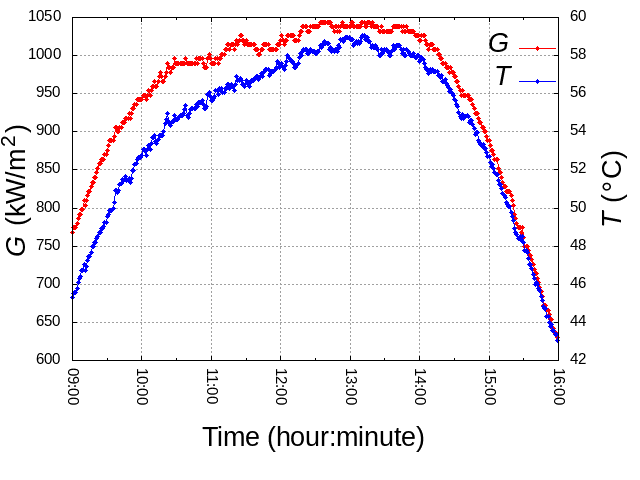

Generate this figure with gnuplot:
set lmargin 9
set bmargin 7
#set xlabel "{/Arial:Roman=20 Time (month/day)}" offset 0,-1 font "Arial,12"
set xlabel "{/Arial:Roman=20 Time (hour:minute)}" offset 0,-1 font "Arial,12"
set ylabel "{/Arial:Roman=20 {/Arial:Italic=20 G} (kW/m^2)}" offset 1.5 font "Arial,12"
set y2label "{/Arial:Roman=20 {/Arial:Italic=20 T} ({/Symbol \260}C)}" offset 1.5 font "Arial,12"

zyougen = 1.58400
#zyougen = 6.0
kagen = 0.00000

set grid
set xdata time

set timefmt "%Y/%m/%d/%H:%M"
#set xrange ["2019/5/1":"2019/9/30"]
#set xrange ["2019/5/7/9:0":"2019/5/7/16:0"]
#set yrange [kagen:zyougen]

#set timefmt "%Y/%m/%d/%H:%M"
#set format x "%m/%d"
set format x "%H:%M"
set xtics rotate by -90 font "Arial,11"
set ytics font "Arial,11"
set y2tics font "Arial,11"

set terminal png enhanced font "Arial,10"
set output "GTIVTimeSim.png"

set datafile separator comma
#set datafile separator ", "

#plot "GTIVTimeSim.dat" using 5:1 with linespoints pt 7 lc "red" ps 0.5 notitle
plot "../Dat/GTIVTimeSim.dat" using 5:($1) with linespoints pt 7 lc "red" ps 0.5 axes x1y1 title "{/Arial:Italic=20 G}" at 0.8, 0.9,\
 "../Dat/GTIVTimeSim.dat" using 5:($2) with linespoints pt 7 lc "blue" ps 0.5 axes x1y2 title "{/Arial:Italic=20 T}" at 0.8, 0.83
#plot "PstcTime0.dat" using 1:2 with linespoints pt 7 lc "blue" ps 0.5 notitle
